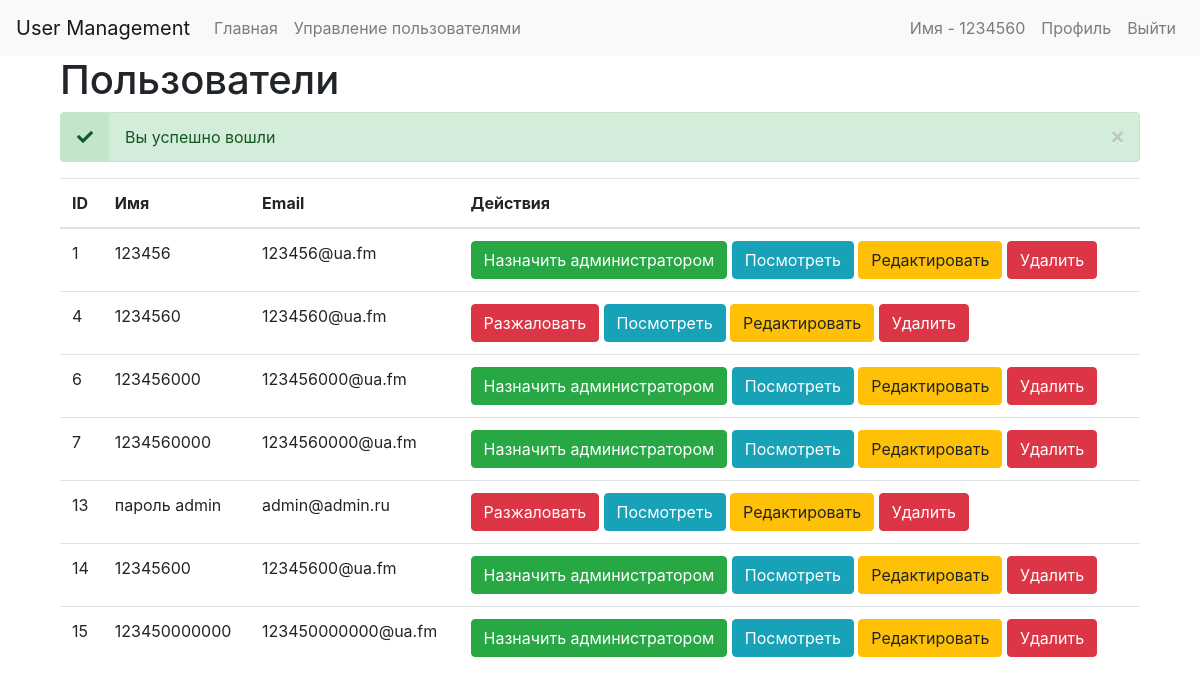
Page /users/index.php (signed in) on the committed database.
### tables this page shows
CREATE TABLE `users` (
  `id` int(11) NOT NULL,
  `name` varchar(255) NOT NULL,
  `email` varchar(255) NOT NULL,
  `password` varchar(255) NOT NULL,
  `status` text NOT NULL,
  `group_id` int(11) NOT NULL DEFAULT '1',
  `date` varchar(255) NOT NULL
);

### Components/Config.php (called while the page is built)
<?php
class Config
{
    public static function get($path = null)
    {
        if ($path) {
            $config = $GLOBALS['config'];
            $newPath = explode('.', $path);
            foreach ($newPath as $items) {
                if (isset($config[$items])) {
                    $config = $config[$items];
                } else {
                    return 'Такого значения нет в конфигурации';
                }
            }
            return $config;
        }
        return false;
    }
}

### Components/DataBase.php (called while the page is built, shortened)
<?php
class DataBase
{
    private $pdo;
    private $query, $error = false, $results = null, $count= null;
    private static $instance = null;
    private function __construct()
    {
        $dsn = "".Config::get('mysql.driver').":host=".Config::get('mysql.host').";dbname=".Config::get('mysql.database').";charset=".Config::get('mysql.charset').";";
        try {
            $this->pdo = new PDO($dsn, Config::get('mysql.username'),Config::get('mysql.password'));
            $this->pdo->setAttribute(PDO::ATTR_ERRMODE, PDO::ERRMODE_EXCEPTION);
            $this->pdo->setAttribute(PDO::ATTR_EMULATE_PREPARES, TRUE);
            $this->pdo->setAttribute(PDO::ATTR_DEFAULT_FETCH_MODE, PDO::FETCH_OBJ);
        } catch (PDOException $e) {
            die ("Ошибка подключения к базе данных: ".$e->getMessage());
        }
        }
    public static function getInstance()
    {
        if (!isset(self::$instance)) {
            self::$instance = new Database();
        }
        return self::$instance;
    }
    public function query($sql, $params = [])
    {
        $this->error = false;
        $this->query = $this->pdo->prepare($sql);
        if (count($params)) {
            $i = 1;
            foreach ($params as $value) {
                $this->query->bindValue($i, $value);
                $i++;
            }
        }
        if (!$this->query->execute()) {
            $this->massage = $this->query->errorInfo();
            $this->error = true;
            return $this;
        } else {
try{
    $this->results = $this->query->fetchAll(PDO::FETCH_OBJ);
            $this->count = $this->query->rowCount();
}catch (PDOException $e){
                return  $this;
            }
        }
        return $this;
    }
    public function action($table, $where= [], $action)
    {
              $this->error = false;
        if (isset($where) and count($where) == 3) {
            $operators = ['=', '>', '<', '>=', '<=', 'IS', 'IN', 'LIKE'];
            $field = $where[0];
            $operator = $where[1];
            $value = $where[2];
            if (in_array($operator, $operators)) {
                $sql = "{$action} FROM {$table} WHERE {$field}  {$operator} ?";
                if (!$this->query($sql, [$value])->error()) {
                    return $this;
                }
            } else{
                $this->massage = 'не верно веден оператор';
            }
        } else {
            $this->massage = 'ведите три значения';
        }
        $this->error = true;
       return $this;
    }
  public function get($table, $where = [])
    {
     return   $this->action($table, $where, 'SELECT *');
    }
    public function first()
    {
        return  $this->results()[0];
    }
    public function error()
    {
        return $this->error;
    }
    public function results()
    {
        return $this->results;
    }
    public function count()
    {
        return $this->count;
    }
}

### app/controller/User.php (called while the page is built, shortened)
<?php
class User extends Model
{
    private $db = null, $data = null, $session_name = null, $isLoggedIn, $cookieName;
    public function __construct($user = null)
    {
        $this->db = DataBase::getInstance();
        $this->session_name = Config::get('session.user_session');
        if (!$user) {
            if (Session::exists($this->session_name)) {
                $id = Session::get($this->session_name);
                if ($this->find($id)) {
                    $this->isLoggedIn = true;
                } else {
                }
            }
        } else {
            $this->find($user);
        }
    }
    public function find($value = null)
    {
        if (is_numeric($value)) {
            $this->data = $this->db->get('users', ['id', '=', $value])->first();
        } else {
            $this->data = $this->db->get('users', ['email', '=', $value])->first();
        }
        if ($this->data) {
            return true;
        }
        return false;
    }
    public function data()
    {
        return $this->data;
    }
    public function isLoggedIn()
    {
        return $this->isLoggedIn;
    }
    public function hasPermissions($key = null)
    {
        if ($key) {
            $group = $this->db->get('groups', ['id', '=', $this->data()->group_id]);
            if ($group->count()) {
                $permissions = $group->first()->permissions;
                $permissions = json_decode($permissions, true);
                if (is_array($permissions) && $permissions[$key]) {
                    return true;
                }
            }
        }
        return false;
    }
}

### Components/Session.php (called while the page is built, shortened)
<?php
class Session
{
    public static function exists($name)
    {
        return (isset($_SESSION[$name])) ? true : false;
    }
    public static function get($name)
    {
        return $_SESSION[$name];
    }
    public static function flash($name, $message = '')
    {
        if (self::exists($name) && self::get($name) !== '') {
            $session = self::get($name);
            return $session;
        } else {
            self::put($name, $message);
        }
    }
}

### app/model/Model.php (called while the page is built, shortened)
<?php
class Model
{
    private $db = null;
    public function __construct()
    {
        $this->db = DataBase::getInstance();
    }
    public function getAllUsers()
    {
        return $this->db->get('users', ['id', '>', '0'])->results();
    }
}

### users/index.php (the view, shortened to what this page needs)
<?php
$user = new User();
if($user->hasPermissions('admin')){
    $users = $user->getAllUsers();
}else{
    Redirect::to(404);
    exit();
}
?>
<!doctype html>
<html lang="en">
<head>
    <link rel="stylesheet" href="https://stackpath.bootstrapcdn.com/bootstrap/4.4.1/css/bootstrap.min.css">
    <link rel="stylesheet" href="https://stackpath.bootstrapcdn.com/font-awesome/4.7.0/css/font-awesome.min.css">
    <link href="https://use.fontawesome.com/releases/v5.0.13/css/all.css" rel="stylesheet">
<link href="/css/alert.css" rel="stylesheet">
</head>
<body>
<? require_once($_SERVER['DOCUMENT_ROOT'] .'/Components/inludes/user-menu.php') ?>
<div class="container">
    <div class="col-md-12">
        <h1>Пользователи</h1>
        <? if(Session::exists('success')): ?>
        <div class="alert alert-success alert-message d-flex rounded p-0" role="alert">
            <div class="alert-icon d-flex justify-content-center align-items-center flex-grow-0 flex-shrink-0 py-3">
                <i class="fas fa-check"></i>
            </div>
            <div class="d-flex align-items-center py-2 px-3">
                <?  echo Session::flash('success') ?>
            </div>
            <a href="#" class="close d-flex ml-auto justify-content-center align-items-center px-3" data-dismiss="alert">
                <i class="fas fa-times"></i>
            </a>
        </div>
        <? endif;?>
        <table class="table">
            <thead>
            <tr>
                <th>ID</th>
                <th>Имя</th>
                <th>Email</th>
                <th>Действия</th>
            </tr>
            </thead>
            <tbody>
            <? foreach ($users as $user): ?>
                <tr>
                    <td><?= $user->id ?></td>
                    <td><?= $user->name ?></td>
                    <td><?= $user->email ?></td>
                    <td>
                        <? if ($user->group_id == 1) : ?>
                            <a href="<?=Config::get('links.admin.group')?>?role=2&id=<?=$user->id ?>" class="btn btn-success">Назначить администратором</a>
                        <? else : ?>
                            <a href="<?=Config::get('links.admin.group')?>?role=1&id=<?=$user->id ?>" class="btn btn-danger">Разжаловать</a>
                        <? endif; ?>
                        <a href="<?=Config::get('links.user_profile')?>?id=<?= $user->id ?>" class="btn btn-info">Посмотреть</a>
                        <a href="<?=Config::get('links.admin.edit')?>?id=<?= $user->id ?>" class="btn btn-warning">Редактировать</a>
                        <a href="<?=Config::get('links.admin.delete')?>?id=<?= $user->id ?>" class="btn btn-danger"
                           onclick="return confirm('Вы уверены?');">Удалить</a>
                    </td>
                </tr>
            <? endforeach; ?>
            </tbody>
        </table>
    </div>
</div>
<? require_once($_SERVER['DOCUMENT_ROOT'] .'/Components/inludes/footer.php') ?>

### Components/inludes/user-menu.php (shortened to what this page needs)
<nav class="navbar navbar-expand-lg navbar-light bg-light">
            <a class="navbar-brand" href="<?=Config::get('links.home')?>">User Management</a>
    <div class="collapse navbar-collapse" id="navbarSupportedContent">
        <ul class="navbar-nav mr-auto">
            <li class="nav-item">
                <a class="nav-link" href="<?=Config::get('links.home')?>">Главная</a>
            </li>
            <? if ($user->hasPermissions('admin')) : ?>
                <li class="nav-item">
                    <a class="nav-link" href="<?=Config::get('links.admin.index')?>">Управление пользователями</a>
                </li>
            <? endif ?>
        </ul>
        <ul class="navbar-nav">
            <?php if($user->isLoggedIn()) :?>
                <li class="nav-item">
                    <a href="<?=Config::get('links.profile')?>" class="nav-link">Имя - <?=$user->data()->name?></a>
                </li>   <li class="nav-item">
                    <a href="<?=Config::get('links.profile')?>" class="nav-link">Профиль</a>
                </li>
                <a href="<?=Config::get('links.logout')?>" class="nav-link">Выйти</a>
            <? endif; ?>
        </ul>
    </div>
</nav>

### css/alert.css (style rules this page uses)
.alert-message .alert-icon { width: 3rem; }
.alert-message .close { font-size: 1rem; color: #a6a6a6; }
.alert-success .alert-icon { background-color: #c3e6cb; }

### rows in the picture
users: name "1234560", id "4", email "1234560@ua.fm"
users: id "1", name "123456", email "123456@ua.fm"
users: id "6", name "123456000", email "123456000@ua.fm"
users: id "7", name "1234560000", email "1234560000@ua.fm"
users: id "13", name "пароль admin", email "admin@admin.ru"
users: id "14", name "12345600", email "12345600@ua.fm"
users: id "15", name "123450000000", email "123450000000@ua.fm"

### other values in the picture
Session::flash('success') "Вы успешно вошли"
